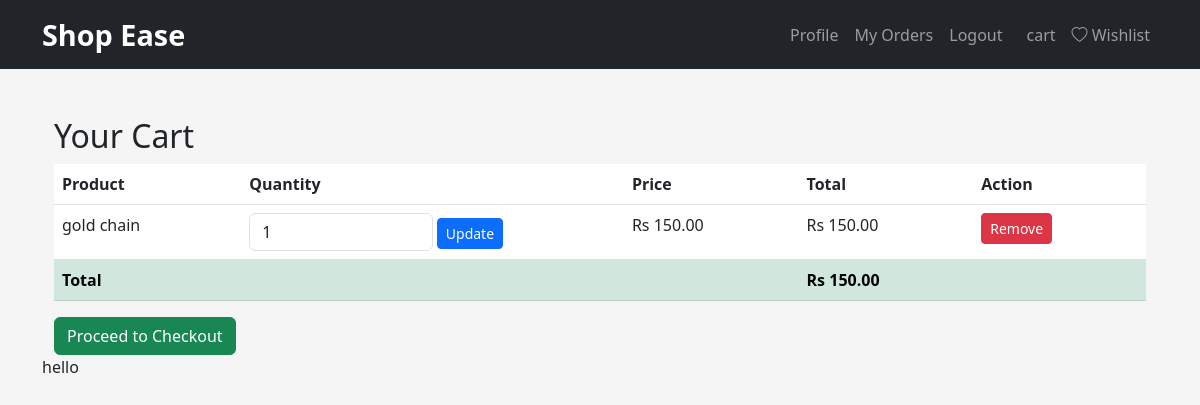
The app's page /cart/ (signed in), older data.
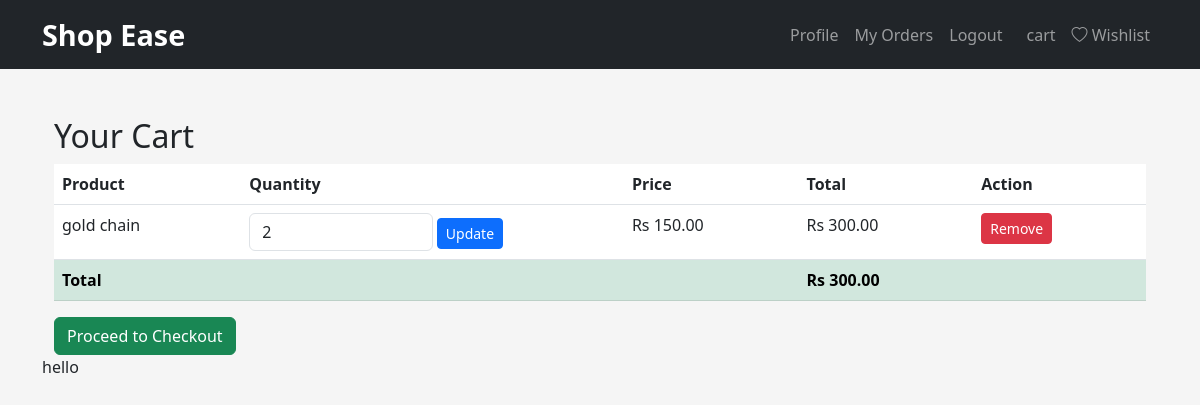
The same page, newer data.
### cart/models.py (models this page shows, shortened)
class CartItem(models.Model):
    user = models.ForeignKey(User, on_delete=models.CASCADE)
    product = models.ForeignKey(Product, on_delete=models.CASCADE)
    quantity = models.PositiveIntegerField(default=1)
    created_at = models.DateTimeField(auto_now_add=True)
    class Meta:
        unique_together = ('user', 'product')  # One item per product
    def total_price(self):
        return self.quantity * self.product.price

### products/models.py (models this page shows, shortened)
class Product(models.Model):
    MATERIAL_CHOICES = [
        ('gold', 'Gold'), ('silver', 'Silver'), ('handmade', 'Handmade'),
        ('gemstone', 'Gemstone'), ('pearl', 'Pearl'), ('other', 'Other')
    ]
    seller = models.ForeignKey(User, on_delete=models.CASCADE)
    title = models.CharField(max_length=200)
    description = models.TextField()
    price = models.DecimalField(max_digits=10, decimal_places=2)
    material = models.CharField(max_length=20, choices=MATERIAL_CHOICES)
    category = models.ForeignKey(Category, on_delete=models.CASCADE)
    image = models.ImageField(upload_to='products/')
    stock = models.PositiveIntegerField(default=1)
    created_at = models.DateTimeField(auto_now_add=True)

### cart/views.py (the view)
# urls.py: path('', views.cart_detail, name='cart_detail'),
@login_required
def cart_detail(request):
    cart_items = CartItem.objects.filter(user=request.user)
    total = sum(item.total_price() for item in cart_items)
    return render(request, 'cart/detail.html', {
        'cart_items': cart_items,
        'total': total
    })

### cart/context_processors.py (called while the page is built)
def cart(request):
    return {'cart': Cart(request)}

### products/context_processors.py (called while the page is built)
def wishlist_count(request):
    if request.user.is_authenticated:
        count = Wishlist.objects.filter(user=request.user).count()
    else:
        count = 0
    return {'wishlist_count': count}

### templates/cart/detail.html (shortened to what this page needs)
{% extends "base.html" %}
{% block content %}
<div class="container mt-5">
    <h2>Your Cart</h2>
    {% if cart_items %}
        <table class="table">
            <thead>
                <tr>
                    <th>Product</th>
                    <th>Quantity</th>
                    <th>Price</th>
                    <th>Total</th>
                    <th>Action</th>
                </tr>
            </thead>
            <tbody>
                {% for item in cart_items %}
                <tr>
                    <td>{{ item.product.title }}</td>
                    <td>
                        <form action="{% url 'cart:cart_update' item.id %}" method="post" class="d-inline">
                            <input type="number" name="quantity" value="{{ item.quantity }}" min="1" max="{{ item.product.stock }}" class="form-control w-50 d-inline" style="width: 70px;">
                            <button type="submit" class="btn btn-sm btn-primary">Update</button>
                        </form>
                    </td>
                    <td>Rs {{ item.product.price }}</td>
                    <td>Rs {{ item.total_price }}</td>
                    <td>
                        <a href="{% url 'cart:cart_remove' item.id %}" class="btn btn-danger btn-sm">Remove</a>
                    </td>
                </tr>
                {% endfor %}
                <tr class="table-success">
                    <td colspan="3"><strong>Total</strong></td>
                    <td colspan="2"><strong>Rs {{ total }}</strong></td>
                </tr>
            </tbody>
        </table>
        <a href="{% url 'orders:checkout' %}" class="btn btn-success">Proceed to Checkout</a>
    {% else %}
        <p>Your cart is empty. <a href="{% url 'products:home' %}">Continue Shopping</a></p>
    {% endif %}
</div>
<h> hello </h>
{% endblock %}

Row changes from the older to the newer data that the page shows:
changed CartItem "gold chain": quantity "1" → "2"; total_price "150.00" → "300.00"
Text that changed along with them:
{{ total }}: "150.00" → "300.00"
